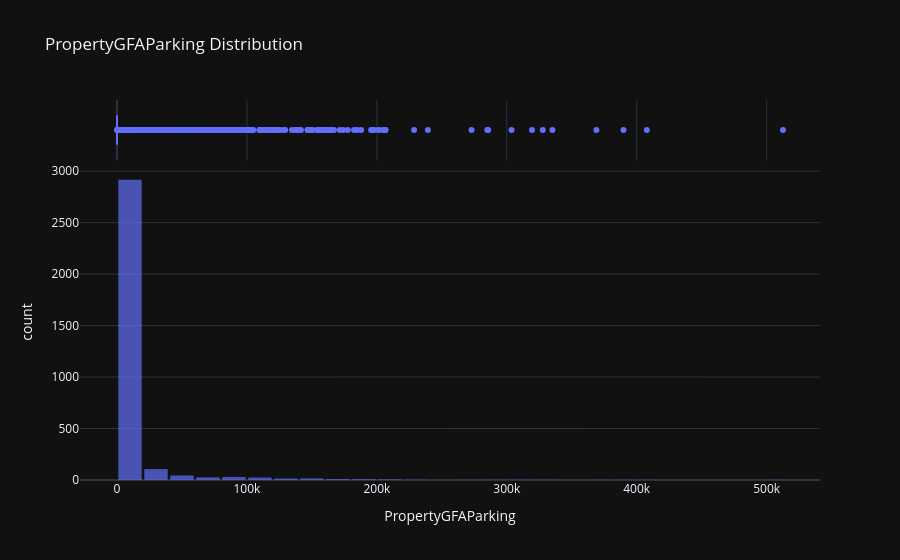

This figure's notebook cell:
### Code cell
interactive_distribution(df=df_compliant, col='PropertyGFAParking', save_plot='PropertyGFATotal Distribution')

### Figure 1 — Plotly figure (JSON) as saved in the notebook; plotly's stock layout.template omitted (floating-point values rounded to 4 significant figures; data arrays with more than 128 entries replaced by an {"elided": "..."} marker saying what was removed)
{"data": [{"bingroup": "x", "hovertemplate": "PropertyGFAParking=%{x}<br>count=%{y}<extra></extra>", "legendgroup": "", "marker": {"color": "#636efa", "opacity": 0.7, "pattern": {"shape": ""}}, "name": "", "nbinsx": 50, "orientation": "v", "showlegend": false, "x": {"elided": "3211 int values"}, "xaxis": "x", "yaxis": "y", "type": "histogram"}, {"hovertemplate": "PropertyGFAParking=%{x}<extra></extra>", "legendgroup": "", "marker": {"color": "#636efa"}, "name": "", "notched": true, "showlegend": false, "x": {"elided": "3211 int values"}, "xaxis": "x2", "yaxis": "y2", "type": "box"}], "layout": {"xaxis": {"anchor": "y", "domain": [0.0, 1.0], "title": {"text": "PropertyGFAParking"}}, "yaxis": {"anchor": "x", "domain": [0.0, 0.8316], "title": {"text": "count"}}, "xaxis2": {"anchor": "y2", "domain": [0.0, 1.0], "matches": "x", "showticklabels": false, "showgrid": true}, "yaxis2": {"anchor": "x2", "domain": [0.8416, 1.0], "matches": "y2", "showticklabels": false, "showline": false, "ticks": "", "showgrid": false}, "legend": {"tracegroupgap": 0}, "title": {"text": "PropertyGFAParking Distribution"}, "barmode": "relative", "bargap": 0.1}}
